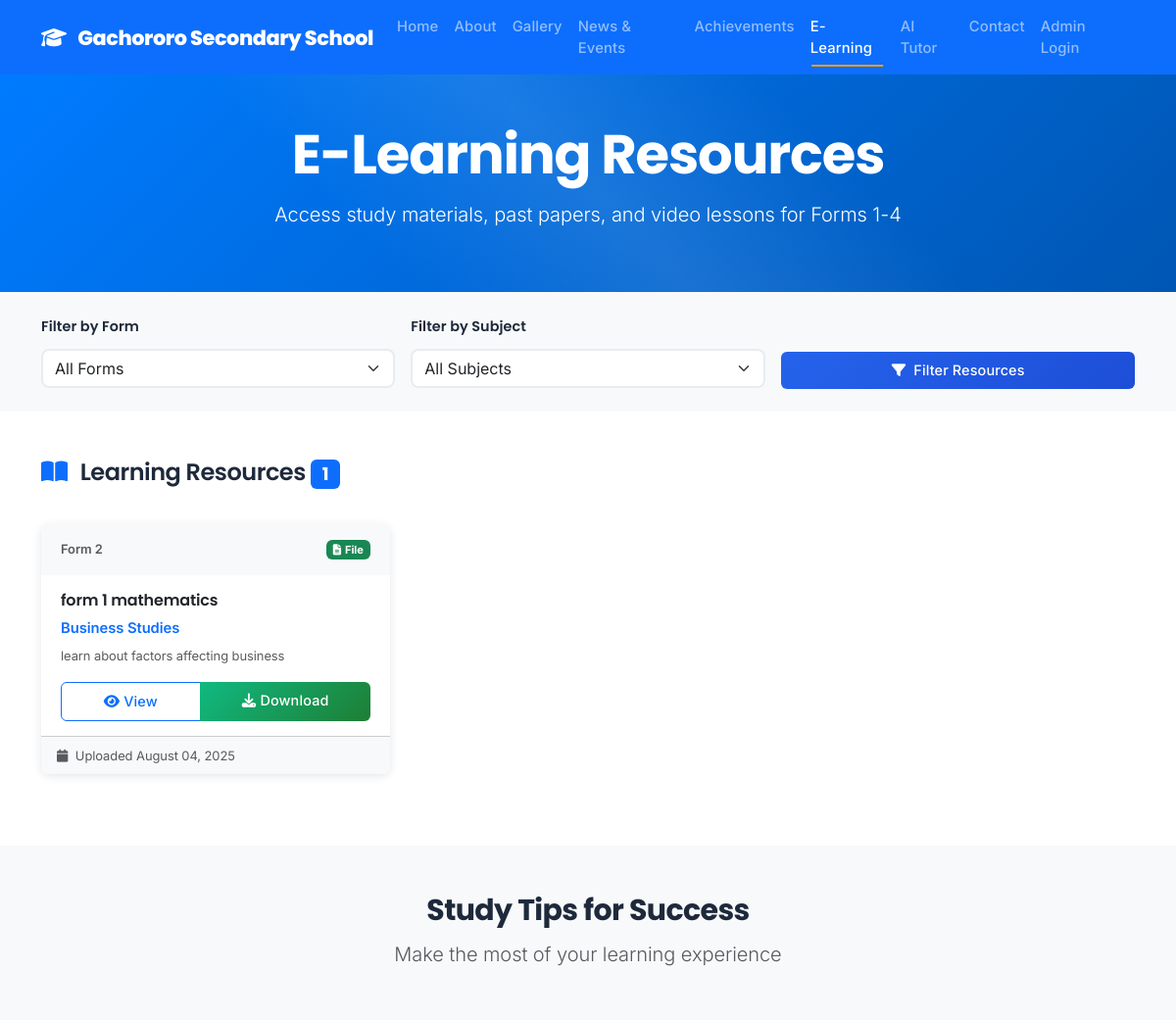
The page /elearning (upper part) on the database as committed earlier.
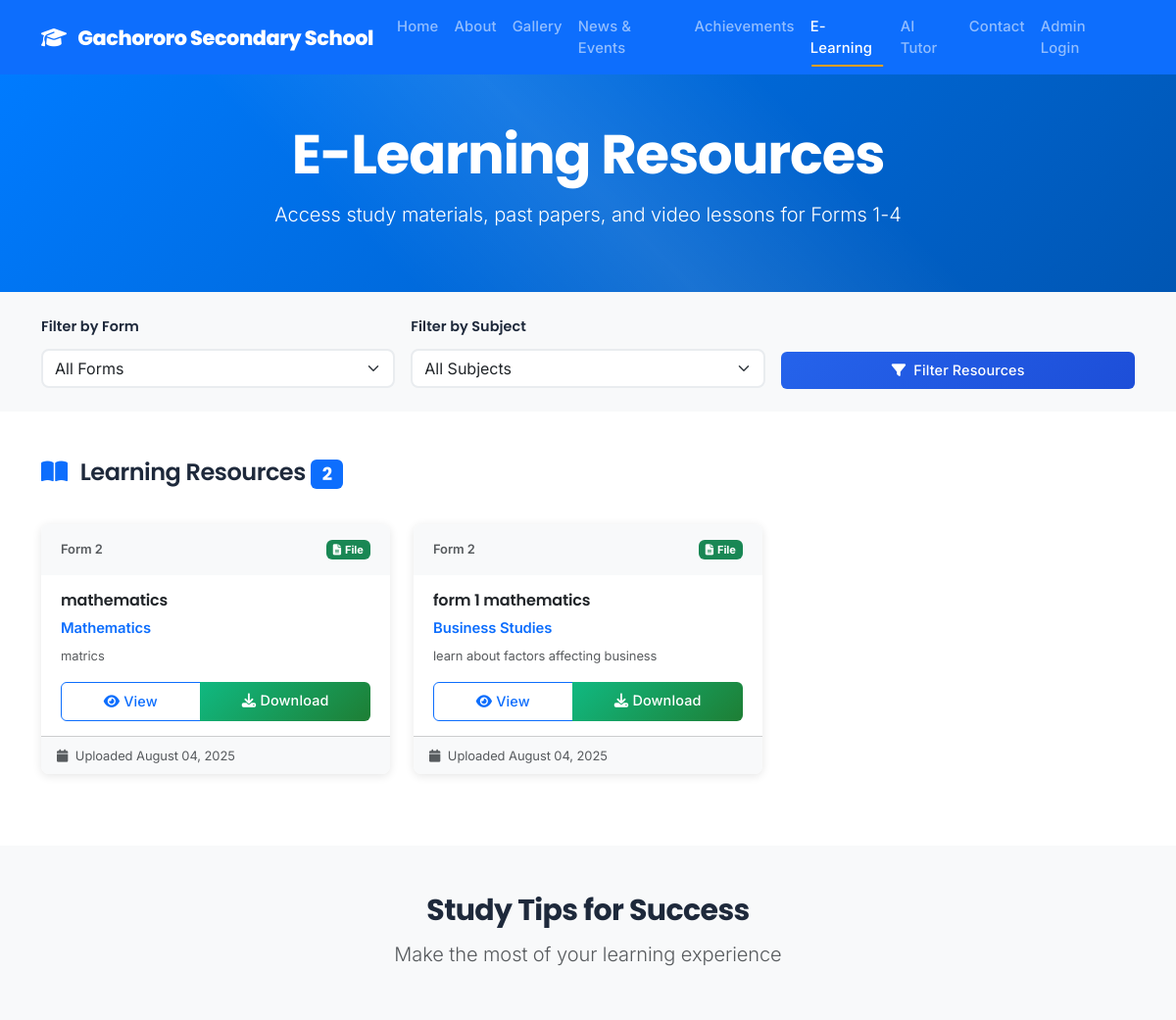
The same page on the database as committed later.
### models.py (models this page shows, shortened)
class ELearningResource(db.Model):
    id = db.Column(db.Integer, primary_key=True)
    title = db.Column(db.String(200), nullable=False)
    form = db.Column(db.String(20), nullable=False)  # Form 1, Form 2, etc.
    subject = db.Column(db.String(100), nullable=False)
    description = db.Column(db.Text)
    resource_type = db.Column(db.String(20), nullable=False)  # 'file' or 'youtube'
    filename = db.Column(db.String(200))  # For uploaded files
    youtube_url = db.Column(db.String(500))  # For YouTube videos
    date_uploaded = db.Column(db.DateTime, default=datetime.utcnow)

### app.py (the view)
@app.route('/elearning')
def elearning():
    forms = ['Form 1', 'Form 2', 'Form 3', 'Form 4']
    subjects = ['Mathematics', 'English', 'Kiswahili', 'Biology', 'Chemistry', 'Physics',
                'History', 'Geography', 'CRE', 'Business Studies', 'Agriculture']
    selected_form = request.args.get('form', '')
    selected_subject = request.args.get('subject', '')
    query = ELearningResource.query
    if selected_form:
        query = query.filter_by(form=selected_form)
    if selected_subject:
        query = query.filter_by(subject=selected_subject)
    resources = query.order_by(ELearningResource.date_uploaded.desc()).all()
    return render_template('elearning.html',
                         resources=resources,
                         forms=forms,
                         subjects=subjects,
                         selected_form=selected_form,
                         selected_subject=selected_subject)

### app.py (called while the page is built)
@app.context_processor
def inject_global_vars():
    try:
        current_theme = ThemeSettings.query.filter_by(is_active=True).first()
        theme_name = current_theme.theme_name if current_theme else 'blue'
        active_video = VideoSettings.query.filter_by(is_active=True).first()
        return {
            'current_theme': theme_name,
            'active_video': active_video
        }
    except:
        return {
            'current_theme': 'blue',
            'active_video': None
        }

### templates/elearning.html (shortened to what this page needs)
{% extends "base.html" %}
{% block content %}
<section class="page-header bg-primary text-white py-5">
    <div class="container">
        <div class="row">
            <div class="col-12 text-center">
                <h1 class="display-4 fw-bold">E-Learning Resources</h1>
                <p class="lead">Access study materials, past papers, and video lessons for Forms 1-4</p>
            </div>
        </div>
    </div>
</section>
<section class="py-4 bg-light">
    <div class="container">
        <form method="GET" class="row g-3 align-items-end">
            <div class="col-md-4">
                <label for="form" class="form-label">Filter by Form</label>
                <select class="form-select" name="form" id="form">
                    <option value="">All Forms</option>
                </select>
            </div>
            <div class="col-md-4">
                <label for="subject" class="form-label">Filter by Subject</label>
                <select class="form-select" name="subject" id="subject">
                    <option value="">All Subjects</option>
                </select>
            </div>
            <div class="col-md-4">
                <button type="submit" class="btn btn-primary w-100">
                    <i class="fas fa-filter me-2"></i>Filter Resources
                </button>
            </div>
        </form>
    </div>
</section>
<section class="py-5">
    <div class="container">
        {% if resources %}
            <div class="row">
                <div class="col-12 mb-4">
                    <h3>
                        <i class="fas fa-book-open text-primary me-2"></i>
                        Learning Resources
                        <span class="badge bg-primary">{{ resources|length }}</span>
                    </h3>
                </div>
            </div>
            <div class="row">
                {% for resource in resources %}
                    <div class="col-lg-4 col-md-6 mb-4">
                        <div class="card resource-card h-100">
                            <div class="card-header bg-light">
                                <div class="d-flex justify-content-between align-items-center">
                                    <small class="text-muted">{{ resource.form }}</small>
                                    {% if resource.resource_type == 'file' %}
                                        <span class="badge bg-success">
                                            <i class="fas fa-file-alt me-1"></i>File
                                        </span>
                                    {% else %}
                                        <span class="badge bg-danger">
                                            <i class="fab fa-youtube me-1"></i>Video
                                        </span>
                                    {% endif %}
                                </div>
                            </div>
                            <div class="card-body">
                                <h6 class="card-title">{{ resource.title }}</h6>
                                <p class="text-primary fw-semibold mb-2">{{ resource.subject }}</p>
                                {% if resource.description %}
                                    <p class="card-text text-muted small">{{ resource.description }}</p>
                                {% endif %}
                                <div class="mt-auto">
                                    {% if resource.resource_type == 'file' and resource.filename %}
                                        <div class="btn-group w-100" role="group">
                                            <a href="{{ url_for('view_elearning_resource', resource_id=resource.id) }}"
                                               class="btn btn-outline-primary" target="_blank">
                                                <i class="fas fa-eye me-1"></i>View
                                            </a>
                                            <a href="{{ url_for('download_elearning_resource', resource_id=resource.id) }}"
                                               class="btn btn-success">
                                                <i class="fas fa-download me-1"></i>Download
                                            </a>
                                        </div>
                                    {% elif resource.resource_type == 'youtube' and resource.youtube_url %}
                                        <a href="{{ resource.youtube_url }}"
                                           class="btn btn-danger w-100" target="_blank">
                                            <i class="fab fa-youtube me-2"></i>Watch on YouTube
                                        </a>
                                    {% endif %}
                                </div>
                            </div>
                            <div class="card-footer bg-light">
                                <small class="text-muted">
                                    <i class="fas fa-calendar me-1"></i>
                                    Uploaded {{ resource.date_uploaded.strftime('%B %d, %Y') }}
                                </small>
                            </div>
                        </div>
                    </div>
                {% endfor %}
            </div>
        {% endif %}
    </div>
</section>
<section class="py-5 bg-light">
    <div class="container">
        <div class="row">
            <div class="col-12 text-center mb-5">
                <h2>Study Tips for Success</h2>
                <p class="lead text-muted">Make the most of your learning experience</p>
            </div>
        </div>
    </div>
</section>
{% endblock %}

### templates/base.html (shortened to what this page needs)
<!DOCTYPE html>
<html lang="en" data-theme="{{ current_theme }}">
<head>
    <link href="https://cdn.jsdelivr.net/npm/bootstrap@5.3.0/dist/css/bootstrap.min.css" rel="stylesheet">
    <link rel="stylesheet" href="https://cdnjs.cloudflare.com/ajax/libs/font-awesome/6.4.0/css/all.min.css">
    <link rel="stylesheet" href="{{ url_for('static', filename='css/style.css') }}">
</head>
<body>
    <nav class="navbar navbar-expand-lg navbar-dark bg-primary sticky-top">
        <div class="container">
            <a class="navbar-brand fw-bold" href="{{ url_for('index') }}">
                <i class="fas fa-graduation-cap me-2"></i>
                Gachororo Secondary School
            </a>
            <div class="collapse navbar-collapse" id="navbarNav">
                <ul class="navbar-nav me-auto">
                    <li class="nav-item">
                        <a class="nav-link" href="{{ url_for('index') }}">Home</a>
                    </li>
                    <li class="nav-item">
                        <a class="nav-link" href="{{ url_for('about') }}">About</a>
                    </li>
                    <li class="nav-item">
                        <a class="nav-link" href="{{ url_for('gallery') }}">Gallery</a>
                    </li>
                    <li class="nav-item">
                        <a class="nav-link" href="{{ url_for('news') }}">News & Events</a>
                    </li>
                    <li class="nav-item">
                        <a class="nav-link" href="{{ url_for('achievements') }}">Achievements</a>
                    </li>
                    <li class="nav-item">
                        <a class="nav-link" href="{{ url_for('elearning') }}">E-Learning</a>
                    </li>
                    <li class="nav-item">
                        <a class="nav-link" href="{{ url_for('ai_tutor') }}">AI Tutor</a>
                    </li>
                    <li class="nav-item">
                        <a class="nav-link" href="{{ url_for('contact') }}">Contact</a>
                    </li>
                </ul>
                <ul class="navbar-nav">
                    {% if current_user.is_authenticated %}
                        <li class="nav-item dropdown">
                            <a class="nav-link dropdown-toggle" href="#" id="navbarDropdown" role="button" data-bs-toggle="dropdown">
                                <i class="fas fa-user-circle me-1"></i> Admin
                            </a>
                            <ul class="dropdown-menu">
                                <li><a class="dropdown-item" href="{{ url_for('dashboard') }}">Dashboard</a></li>
                                <li><hr class="dropdown-divider"></li>
                                <li><a class="dropdown-item" href="{{ url_for('logout') }}">Logout</a></li>
                            </ul>
                        </li>
                    {% else %}
                        <li class="nav-item">
                            <a class="nav-link" href="{{ url_for('login') }}">Admin Login</a>
                        </li>
                    {% endif %}
                </ul>
            </div>
        </div>
    </nav>
    <main>
        {% block content %}{% endblock %}
    </main>
</body>
</html>

### static/css/style.css (style rules this page uses)
:root { --primary-color: #2563eb; --primary-dark: #1d4ed8; --secondary-color: #64748b; --success-color: #10b981; --info-color: #0ea5e9; --warning-color: #f59e0b; --danger-color: #ef4444; --light-color: #f8fafc; --dark-color: #1e293b; --school-primary: #1e40af; --school-secondary: #059669; --school-accent: #f59e0b; --school-gradient: linear-gradient(135deg, #1e40af 0%, #3b82f6 100%); --school-bg-light: #eff6ff; --font-family-primary: 'Inter', 'Poppins', -apple-system, BlinkMacSystemFont, 'Segoe UI', system-ui, sans-serif; --font-family-heading: 'Poppins', 'Inter', -apple-system, BlinkMacSystemFont, 'Segoe UI', system-ui, sans-serif; --font-size-base: 0.925rem; --line-height-base: 1.5; }
[data-theme="blue"] { --school-primary: #1e40af; --school-secondary: #059669; --school-accent: #f59e0b; --school-gradient: linear-gradient(135deg, #1e40af 0%, #3b82f6 100%); --school-bg-light: #eff6ff; --primary-color: #2563eb; --primary-dark: #1d4ed8; }
body { font-family: var(--font-family-primary); line-height: var(--line-height-base); color: var(--dark-color); background-color: #ffffff; overflow-x: hidden; font-weight: 400; font-size: var(--font-size-base); letter-spacing: -0.005em; }
h1, h2, h3, h4, h5, h6 { font-family: var(--font-family-heading); font-weight: 700; line-height: 1.2; margin-bottom: 0.75rem; letter-spacing: -0.02em; }
h1 { font-size: 2.25rem; font-weight: 800; }
h2 { font-size: 1.875rem; font-weight: 700; }
h3 { font-size: 1.5rem; font-weight: 600; }
h6 { font-size: 1rem; font-weight: 600; }
.display-1, .display-2, .display-3, .display-4 { font-weight: 700; line-height: 1.2; }
.navbar { box-shadow: var(--shadow-md); transition: var(--transition-base); }
.navbar-brand { font-weight: 700; font-size: 1.3rem; transition: var(--transition-fast); }
.navbar-nav .nav-link { font-weight: 500; transition: var(--transition-fast); position: relative; }
.navbar-nav .nav-link::after { content: ''; position: absolute; bottom: 0; left: 50%; width: 0; height: 2px; background-color: var(--school-accent); transition: var(--transition-base); transform: translateX(-50%); }
.navbar-nav .nav-link:hover::after, .navbar-nav .nav-link.active::after { width: 80%; }
.card { border: none; box-shadow: var(--shadow-sm); transition: var(--transition-base); border-radius: 8px; overflow: hidden; }
.card-header { border-bottom: none; font-weight: 600; padding: 1rem 1.25rem; }
.card-body { padding: 1rem 1.25rem; }
.btn { font-weight: 500; border-radius: 6px; transition: var(--transition-base); text-decoration: none; position: relative; overflow: hidden; padding: 0.5rem 1rem; font-size: 0.9rem; }
.btn-primary { background: linear-gradient(135deg, var(--primary-color) 0%, var(--primary-dark) 100%); border: none; box-shadow: var(--shadow-sm); }
.btn-success { background: linear-gradient(135deg, var(--success-color) 0%, #1e7e34 100%); border: none; box-shadow: var(--shadow-sm); }
.form-select { border-radius: 8px; border: 2px solid #e9ecef; transition: var(--transition-base); }
.form-label { font-weight: 600; color: var(--dark-color); margin-bottom: 0.75rem; }
.page-header { background: linear-gradient(135deg, #1e40af 0%, #3b82f6 50%, #6366f1 100%); position: relative; overflow: hidden; }
.page-header::before { content: ''; position: absolute; top: 0; left: 0; right: 0; bottom: 0; background: linear-gradient(45deg, transparent 30%, rgba(255,255,255,0.1) 50%, transparent 70%); animation: shimmer 3s infinite; }
.navbar-brand { font-family: var(--font-family-heading) !important; font-weight: 800 !important; letter-spacing: -0.02em !important; }
.card-title { font-family: var(--font-family-heading) !important; font-weight: 600 !important; letter-spacing: -0.01em !important; }
.btn { font-family: var(--font-family-primary) !important; font-weight: 500 !important; letter-spacing: 0.01em !important; }
.form-label { font-family: var(--font-family-heading) !important; font-weight: 600 !important; font-size: 0.9rem !important; letter-spacing: 0.005em !important; }
.nav-link { font-family: var(--font-family-primary) !important; font-weight: 500 !important; letter-spacing: 0.01em !important; }
.card, .btn, .form-control { will-change: transform; }
.hero-section, .page-header { will-change: background-position; }

### templates/elearning.html (style rules this page uses)
.resource-card { transition: transform 0.3s ease, box-shadow 0.3s ease; border: none; box-shadow: 0 2px 10px rgba(0,0,0,0.1); }
.page-header { background: linear-gradient(135deg, #007bff 0%, #0056b3 100%); }

Rows that differ between the two databases and show on the page:
added ELearningResource: form "Form 2", resource_type "file" (drawn), title "mathematics", subject "Mathematics", description "matrics", date_uploaded "August 04, 2025"
Other text that changed with them:
{{ resources|length }}: "1" → "2"
